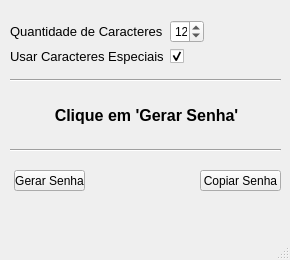
<?xml version="1.0" encoding="UTF-8"?>
<ui version="4.0">
 <class>MainWindow</class>
 <widget class="QMainWindow" name="MainWindow">
  <property name="enabled">
   <bool>true</bool>
  </property>
  <property name="geometry">
   <rect>
    <x>0</x>
    <y>0</y>
    <width>290</width>
    <height>260</height>
   </rect>
  </property>
  <property name="minimumSize">
   <size>
    <width>290</width>
    <height>260</height>
   </size>
  </property>
  <property name="maximumSize">
   <size>
    <width>290</width>
    <height>260</height>
   </size>
  </property>
  <property name="font">
   <font>
    <weight>50</weight>
    <bold>false</bold>
   </font>
  </property>
  <property name="windowTitle">
   <string>Gerador de Senhas</string>
  </property>
  <property name="autoFillBackground">
   <bool>false</bool>
  </property>
  <widget class="QWidget" name="centralwidget">
   <widget class="QPushButton" name="BtnGerarSenha">
    <property name="geometry">
     <rect>
      <x>14</x>
      <y>170</y>
      <width>71</width>
      <height>21</height>
     </rect>
    </property>
    <property name="text">
     <string>Gerar Senha</string>
    </property>
   </widget>
   <widget class="Line" name="line">
    <property name="geometry">
     <rect>
      <x>10</x>
      <y>70</y>
      <width>271</width>
      <height>20</height>
     </rect>
    </property>
    <property name="orientation">
     <enum>Qt::Horizontal</enum>
    </property>
   </widget>
   <widget class="Line" name="line_2">
    <property name="geometry">
     <rect>
      <x>10</x>
      <y>140</y>
      <width>271</width>
      <height>20</height>
     </rect>
    </property>
    <property name="orientation">
     <enum>Qt::Horizontal</enum>
    </property>
   </widget>
   <widget class="QLabel" name="LblSenhaGerada">
    <property name="geometry">
     <rect>
      <x>16</x>
      <y>100</y>
      <width>261</width>
      <height>31</height>
     </rect>
    </property>
    <property name="font">
     <font>
      <pointsize>12</pointsize>
      <weight>75</weight>
      <bold>true</bold>
     </font>
    </property>
    <property name="text">
     <string>Clique em 'Gerar Senha'</string>
    </property>
    <property name="alignment">
     <set>Qt::AlignCenter</set>
    </property>
   </widget>
   <widget class="QPushButton" name="BtnCopiarSenha">
    <property name="geometry">
     <rect>
      <x>200</x>
      <y>170</y>
      <width>81</width>
      <height>21</height>
     </rect>
    </property>
    <property name="text">
     <string>Copiar Senha</string>
    </property>
   </widget>
   <widget class="QWidget" name="layoutWidget">
    <property name="geometry">
     <rect>
      <x>10</x>
      <y>20</y>
      <width>194</width>
      <height>44</height>
     </rect>
    </property>
    <layout class="QFormLayout" name="formLayout">
     <item row="0" column="0">
      <widget class="QLabel" name="label">
       <property name="font">
        <font>
         <family>MS Shell Dlg 2</family>
         <pointsize>10</pointsize>
        </font>
       </property>
       <property name="text">
        <string>Quantidade de Caracteres</string>
       </property>
      </widget>
     </item>
     <item row="0" column="1">
      <widget class="QSpinBox" name="quantidadeCaracteres">
       <property name="minimum">
        <number>3</number>
       </property>
       <property name="maximum">
        <number>30</number>
       </property>
       <property name="value">
        <number>12</number>
       </property>
      </widget>
     </item>
     <item row="1" column="0">
      <widget class="QLabel" name="label_2">
       <property name="font">
        <font>
         <family>MS Shell Dlg 2</family>
         <pointsize>10</pointsize>
        </font>
       </property>
       <property name="text">
        <string>Usar Caracteres Especiais</string>
       </property>
      </widget>
     </item>
     <item row="1" column="1">
      <widget class="QCheckBox" name="checkBox">
       <property name="text">
        <string/>
       </property>
       <property name="checkable">
        <bool>true</bool>
       </property>
       <property name="checked">
        <bool>true</bool>
       </property>
      </widget>
     </item>
    </layout>
   </widget>
   <widget class="QLabel" name="LblAlertCopy">
    <property name="geometry">
     <rect>
      <x>10</x>
      <y>200</y>
      <width>271</width>
      <height>31</height>
     </rect>
    </property>
    <property name="font">
     <font>
      <pointsize>8</pointsize>
      <italic>true</italic>
     </font>
    </property>
    <property name="mouseTracking">
     <bool>false</bool>
    </property>
    <property name="text">
     <string/>
    </property>
    <property name="alignment">
     <set>Qt::AlignCenter</set>
    </property>
   </widget>
  </widget>
  <widget class="QStatusBar" name="statusbar"/>
 </widget>
 <resources/>
 <connections/>
</ui>
